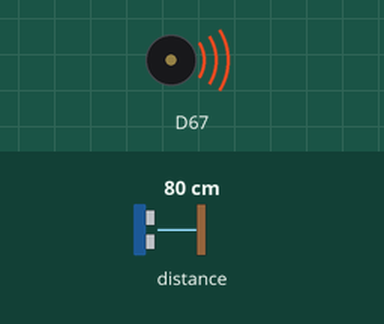
Simulated run of this sketch. Board: Arduino Uno R4 WiFi. Parts: buzzer (waves = sounding). The test bench sets the inputs (shaded band); at power-on: distance to the obstacle 80 cm.

Above: at 0.1 s.
At 1.3 s:
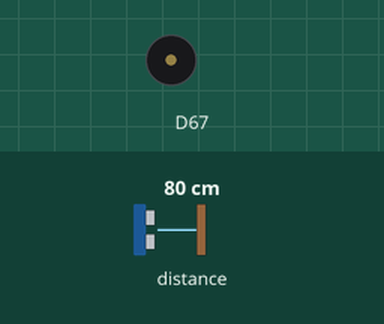
1.4 s: distance to the obstacle set to 2 cm
At 1.57 s:
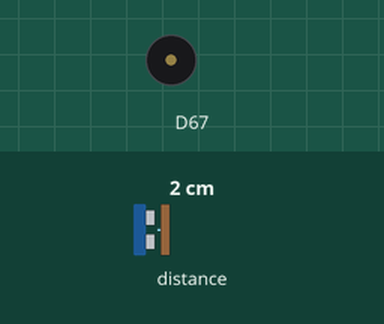
Timing chart, 0 to 4.4 s (numbered marks = the images above; inputs shaded):
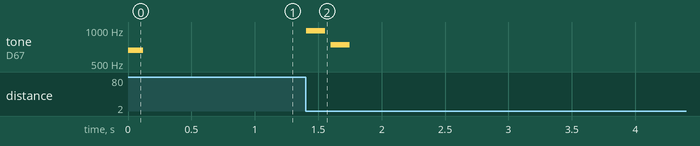

The sketch:

standalone_proximity_buzzer.ino
```cpp
#include <Arduino_Modulino.h>
#include <math.h>

ModulinoDistance distance;
ModulinoBuzzer buzzer;

const int PROXIMITY_THRESHOLD_MM = 700;
bool distanceOk = false;
bool buzzerOk = false;
bool personPresent = false;
unsigned long lastBeepAt = 0;

void alarm() {
  if (!buzzerOk) {
    return;
  }

  buzzer.tone(988, 150);
  delay(190);
  buzzer.tone(740, 150);
  delay(190);
  buzzer.noTone();
}

void setup() {
  Modulino.begin();
  distanceOk = distance.begin();
  buzzerOk = buzzer.begin();

  if (buzzerOk) {
    buzzer.tone(660, 120);
    delay(160);
    buzzer.noTone();
  }
}

void loop() {
  if (!distanceOk || !buzzerOk || !distance.available()) {
    delay(20);
    return;
  }

  float mm = distance.get();
  if (isnan(mm) || mm <= 0) {
    delay(20);
    return;
  }

  if (mm > PROXIMITY_THRESHOLD_MM + 150) {
    personPresent = false;
  }

  if (mm <= PROXIMITY_THRESHOLD_MM && !personPresent && millis() - lastBeepAt > 1200) {
    personPresent = true;
    lastBeepAt = millis();
    alarm();
  }

  delay(20);
}
```

Measured:
- after the input at 1.4 s, tone on D67: silent → 988 Hz at once, → silent 0.15 s later, → 740 Hz 0.04 s later, → silent 0.15 s later
